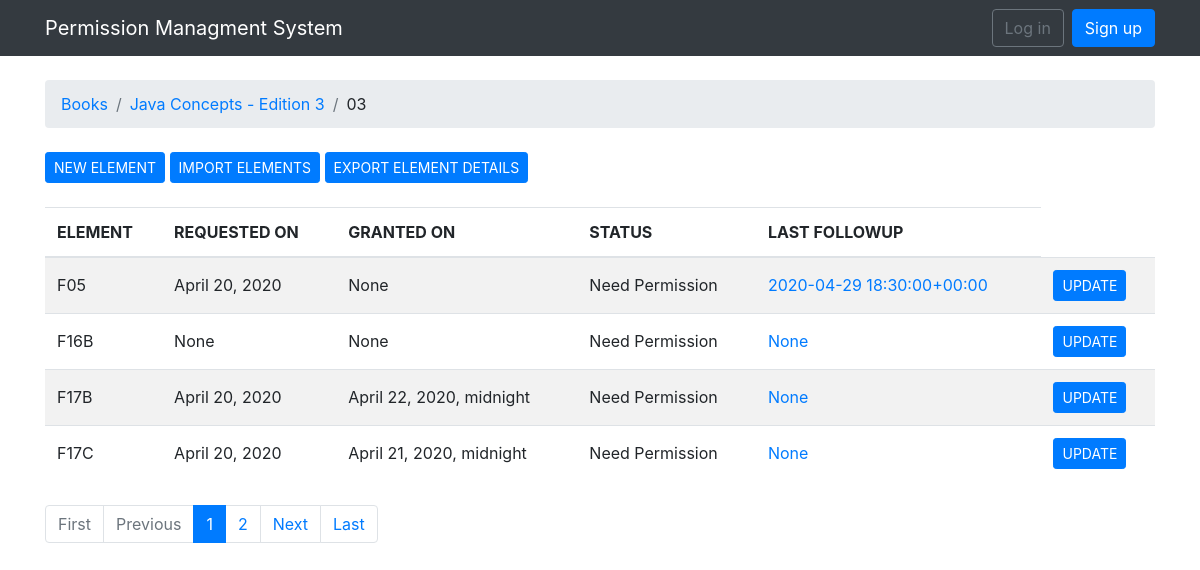
Screenshot of /books/17/16/ with the database file from the repository.
### permissions/models.py (models this page shows, shortened)
class Unit(models.Model):
    book = models.ForeignKey(Book, null=True, related_name='units', on_delete=models.CASCADE)
    chapter_number = models.CharField(max_length=30)
    chapter_title = models.CharField(max_length=100)
    active = models.BooleanField()

class Book(models.Model):
    title = models.CharField(max_length=100, blank=True)
    isbn = models.CharField(max_length=13, unique=True)
    edition = models.CharField(max_length=10, blank=True)
    active = models.BooleanField(default=True)
    created_at = models.DateTimeField(auto_now_add=True, null=True)

class Element(models.Model):
    unit = models.ForeignKey(Unit, null=True, related_name='elements', on_delete=models.CASCADE)
    element_number = models.CharField(max_length=30)
    specified_as = models.CharField(max_length=25, choices=SPECIFIED_CHOICES, blank=True)
    caption = models.TextField(max_length=300, null=True, blank=True)
    source = models.CharField(max_length=200, null=True, blank=True)
    credit_line = models.TextField(max_length=300, null=True, blank=True)
    status = models.CharField(max_length=25, choices=STATUS_CHOICES, blank=True)
    source_link = models.CharField(max_length=150, null=True, blank=True)
    title = models.CharField(max_length=200, null=True, blank=True)
    rh_email = models.EmailField(null=True)
    alt_email = models.EmailField(null=True, blank=True)
    rh_address = models.TextField(max_length=300, null=True, blank=True)
    phone = models.CharField(max_length=20, null=True, blank=True)
    fax = models.CharField(max_length=20, null=True, blank=True)
    insert_1 = models.CharField(max_length=200, null=True, blank=True)
    jbl_rh_name = models.CharField(max_length=75, null=True, blank=True)
    file_location = models.CharField(max_length=200, null=True, blank=True)
    file_name = models.CharField(max_length=80, null=True, blank=True)
    requested_on = models.DateField(null=True, blank=True)
    granted_on = models.DateTimeField(null=True, blank=True)
    created_at = models.DateField(auto_now_add=True)
    updated_at = models.DateField(null=True, blank=True)
    created_by = models.ForeignKey(User, null=True, blank=True, related_name='+', on_delete=models.CASCADE)
    updated_by = models.ForeignKey(User, null=True, blank=True, related_name='+', on_delete=models.CASCADE)
    active = models.BooleanField(default=True)
    def get_last_followup(self):
        return FollowUp.objects.filter(element=self).order_by('followedup_at').last()

class FollowUp(models.Model):
    element = models.ForeignKey(Element, null=True, related_name='follow_up', on_delete=models.CASCADE)
    followedup_at = models.DateTimeField(null=True)
    followedup_by = models.ForeignKey(User, null=True, blank=True, related_name="+", on_delete=models.CASCADE)
    def __str__(self):
        return str(self.followedup_at)

### permissions/views.py (the view)
# urls.py: url(r'^books/(?P<pk>\d+)/(?P<pk1>\d+)/$', views.ElementsListView.as_view(), name='unit_elements'),
class ElementsListView(ListView):
    model = Element
    context_object_name = 'elements'
    paginate_by = 4
    template_name = 'elements.html'
    def get_context_data(self, **kwargs):
        kwargs['unit'] = self.unit
        return super().get_context_data(**kwargs)
    def get_queryset(self):
        self.unit = get_object_or_404(Unit, book__pk=self.kwargs.get('pk'), pk=self.kwargs.get('pk1'))
        queryset = self.unit.elements.order_by('element_number')
        return queryset

### templates/elements.html (shortened to what this page needs)
{% extends 'base.html' %}
{% load humanize %}
{% block breadcrumb %}
  <li class="breadcrumb-item"><a href="{% url 'home'%}">Books</a></li>
  <li class="breadcrumb-item"><a href="{% url 'book_units' unit.book.pk%}">{{unit.book.title}}</a></li>
  <li class="breadcrumb-item" active>{{ unit.chapter_number }}</li>
{% endblock %}
{% block content %}
<div class="mb-4">
    <a href="{% url 'new_element' unit.book.pk unit.pk%}" class="btn btn-primary btn-sm">NEW ELEMENT</a>
    <a href="{% url 'import_elements' unit.book.pk unit.pk%}" class="btn btn-primary btn-sm">IMPORT ELEMENTS</a>
    <a href="{% url 'export_elements' unit.book.pk unit.pk%}" class="btn btn-primary btn-sm">EXPORT ELEMENT DETAILS</a>
</div>
<table class="table table-striped mb-4">
  <thead class="thead-inverse">
    <tr>
      <th>ELEMENT</th>
      <th>REQUESTED ON</th>
      <th>GRANTED ON</th>
      <th>STATUS</th>
      <th>LAST FOLLOWUP</th>
    </tr>
  </thead>
  <tbody>
    {% for element in elements %}
      <tr>
        <td class="align-middle">{{ element.element_number }}</td>
        <td class="align-middle">{{ element.requested_on }}</td>
        <td class="align-middle">{{ element.granted_on }}</td>
        <td class="align-middle">{{ element.status }}</td>
        <td class="align-middle"><a href="{% url 'element_followups' unit.book.pk unit.pk element.pk%}">{{ element.get_last_followup|naturalday }}</a></td>
        <td class="align-middle"><a href="{% url 'edit_element' unit.book.pk unit.pk element.pk%}" class="btn btn-primary btn-sm" role="button">UPDATE</a></td>
      </tr>
    {% endfor %}
  </tbody>
</table>
{% include 'includes/pagination.html' %}
{% endblock %}

### rows the page displays
Unit: book "Java Concepts - Edition 3", chapter_number "03"
Element: element_number "F05", requested_on "April 20, 2020", granted_on "None", status "Need Permission", get_last_followup "2020-04-29 18:30:00+00:00"
Element: element_number "F16B", requested_on "None", granted_on "None", status "Need Permission", get_last_followup "None"
Element: element_number "F17B", requested_on "April 20, 2020", granted_on "April 22, 2020, midnight", status "Need Permission", get_last_followup "None"
Element: element_number "F17C", requested_on "April 20, 2020", granted_on "April 21, 2020, midnight", status "Need Permission", get_last_followup "None"

### other values shown
{{ page_num }} "1"
{{ page_num }} "2"
